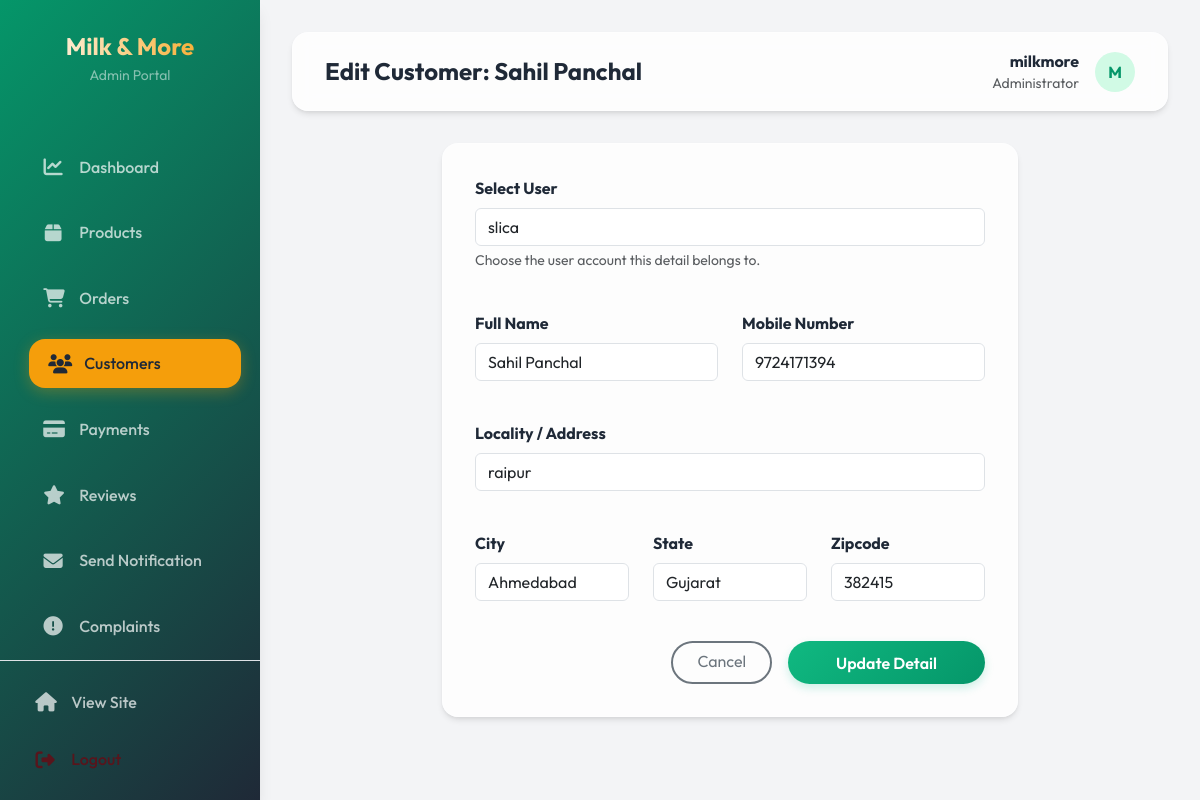
Page /admin-update-customer/33/ (signed in) on the committed database.
### app/models.py (models this page shows, shortened)
class Customer(models.Model):
    user = models.ForeignKey(User,on_delete=models.CASCADE)
    name = models.CharField(max_length=30)
    locality = models.CharField(max_length=300)
    city = models.CharField(max_length=50)
    mobile =models.IntegerField()
    zipcode = models.IntegerField()
    state = models.CharField(choices=STATE_CHOICES,max_length=50)

### app/views.py (the view)
# urls.py: path("admin-update-customer/<int:pk>/", admin_update_customer, name="admin-update-customer"),
@user_passes_test(is_admin)
def admin_update_customer(request, pk):
    customer = Customer.objects.get(pk=pk)
    if request.method == 'POST':
        form = AdminCustomerForm(request.POST, instance=customer)
        if form.is_valid():
            form.save()
            messages.success(request, "Customer detail updated successfully!")
            return redirect('admin-customers')
    else:
        form = AdminCustomerForm(instance=customer)
    return render(request, 'admin_panel/add_customer.html', locals())

### app/forms.py
class AdminCustomerForm(forms.ModelForm):
    class Meta:
        model = Customer
        fields = ['user', 'name', 'locality', 'mobile', 'city', 'state', 'zipcode']
        widgets = {
            'user': forms.Select(attrs={'class': 'form-control'}),
            'name': forms.TextInput(attrs={'class': 'form-control'}),
            'locality': forms.TextInput(attrs={'class': 'form-control'}),
            'city': forms.TextInput(attrs={'class': 'form-control'}),
            'mobile': forms.NumberInput(attrs={'class': 'form-control'}),
            'state': forms.Select(attrs={'class': 'form-control'}),
            'zipcode': forms.NumberInput(attrs={'class': 'form-control'}),
        }

### app/context_processors.py (called while the page is built, shortened)
def regional_restriction(request):
    is_delivery = hasattr(request.user, 'deliveryperson')
    return {
        'is_in_ahmedabad': True, # Default to True for guests/staff to avoid blocking
        'has_any_address': False,
        'show_restricted_overlay': False
    }

### app/views.py (called while the page is built)
def is_admin(user):
    return user.is_superuser or user.is_staff

### Dairy-webapp-main/app/templates/admin_panel/add_customer.html (shortened to what this page needs)
{% extends 'admin_panel/base.html' %}
{% load static %}
{% block page_title %}
{% if customer %}Edit Customer: {{ customer.name }}{% else %}Add Customer Detail{% endif %}
{% endblock %}
{% block content %}
<div class="row justify-content-center">
    <div class="col-lg-8">
        <div class="glass-card">
            <form method="POST" class="p-2">
                <div class="row g-4">
                    <div class="col-md-12 mb-3">
                        <label for="{{ form.user.id_for_label }}" class="form-label fw-bold">Select User</label>
                        {{ form.user }}
                        <div class="form-text">Choose the user account this detail belongs to.</div>
                    </div>
                    <div class="col-md-6 mb-3">
                        <label for="{{ form.name.id_for_label }}" class="form-label fw-bold">Full Name</label>
                        {{ form.name }}
                    </div>
                    <div class="col-md-6 mb-3">
                        <label for="{{ form.mobile.id_for_label }}" class="form-label fw-bold">Mobile Number</label>
                        {{ form.mobile }}
                    </div>
                    <div class="col-md-12 mb-3">
                        <label for="{{ form.locality.id_for_label }}" class="form-label fw-bold">Locality / Address</label>
                        {{ form.locality }}
                    </div>
                    <div class="col-md-4 mb-3">
                        <label for="{{ form.city.id_for_label }}" class="form-label fw-bold">City</label>
                        {{ form.city }}
                    </div>
                    <div class="col-md-4 mb-3">
                        <label for="{{ form.state.id_for_label }}" class="form-label fw-bold">State</label>
                        {{ form.state }}
                    </div>
                    <div class="col-md-4 mb-3">
                        <label for="{{ form.zipcode.id_for_label }}" class="form-label fw-bold">Zipcode</label>
                        {{ form.zipcode }}
                    </div>
                </div>
                <div class="d-flex justify-content-end gap-3 mt-4">
                    <a href="{% url 'admin-customers' %}" class="btn btn-outline-secondary border-2 px-4 rounded-pill">Cancel</a>
                    <button type="submit" class="btn btn-premium px-5 rounded-pill">
                        {% if customer %}Update Detail{% else %}Add Detail{% endif %}
                    </button>
                </div>
            </form>
        </div>
    </div>
</div>
{% endblock %}

### Dairy-webapp-main/app/templates/admin_panel/base.html (shortened to what this page needs)
{% load static %}
<!DOCTYPE html>
<html lang="en">
<head>
    <link rel="stylesheet" href="https://cdnjs.cloudflare.com/ajax/libs/font-awesome/6.4.0/css/all.min.css">
    <link href="https://cdn.jsdelivr.net/npm/bootstrap@5.3.0/dist/css/bootstrap.min.css" rel="stylesheet">
</head>
<body>
    <div class="sidebar">
        <div class="sidebar-header">
            <h3>Milk & More</h3>
            <p class="text-white-50 small mt-1">Admin Portal</p>
        </div>
        <div class="nav-links-wrapper">
            <ul class="nav-links" style="margin-top: 0;">
                <li class="nav-item">
                    <a href="{% url 'admin-dashboard' %}"
                        class="nav-link {% if request.resolver_match.url_name == 'admin-dashboard' %}active{% endif %}">
                        <i class="fa-solid fa-chart-line"></i> Dashboard
                    </a>
                </li>
                <li class="nav-item">
                    <a href="{% url 'admin-products' %}"
                        class="nav-link {% if 'product' in request.resolver_match.url_name %}active{% endif %}">
                        <i class="fa-solid fa-box"></i> Products
                    </a>
                </li>
                <li class="nav-item">
                    <a href="{% url 'admin-orders' %}"
                        class="nav-link {% if 'order' in request.resolver_match.url_name and 'delivery-person' not in request.resolver_match.url_name %}active{% endif %}">
                        <i class="fa-solid fa-cart-shopping"></i> Orders
                    </a>
                </li>
                <li class="nav-item">
                    <a href="{% url 'admin-customers' %}"
                        class="nav-link {% if 'customer' in request.resolver_match.url_name %}active{% endif %}">
                        <i class="fa-solid fa-users"></i> Customers
                    </a>
                </li>
                <li class="nav-item">
                    <a href="{% url 'admin-payments' %}"
                        class="nav-link {% if 'payment' in request.resolver_match.url_name %}active{% endif %}">
                        <i class="fa-solid fa-credit-card"></i> Payments
                    </a>
                </li>
                <li class="nav-item">
                    <a href="{% url 'admin-reviews' %}"
                        class="nav-link {% if 'review' in request.resolver_match.url_name %}active{% endif %}">
                        <i class="fa-solid fa-star"></i> Reviews
                    </a>
                </li>
                <li class="nav-item">
                    <a href="{% url 'admin-send-notification' %}"
                        class="nav-link {% if request.resolver_match.url_name == 'admin-send-notification' %}active{% endif %}">
                        <i class="fa-solid fa-envelope"></i> Send Notification
                    </a>
                </li>
                <li class="nav-item">
                    <a href="{% url 'admin-complaints' %}"
                        class="nav-link {% if 'complaint' in request.resolver_match.url_name %}active{% endif %}">
                        <i class="fa-solid fa-circle-exclamation"></i> Complaints
                    </a>
                </li>
                <li class="nav-item">
                </li>
            </ul>
        </div>
        <div class="sidebar-footer p-3 border-top border-white-25">
            <ul class="nav-links m-0">
                <li class="nav-item p-0">
                    <a href="{% url 'home' %}" class="nav-link">
                        <i class="fa-solid fa-house"></i> View Site
                    </a>
                </li>
                <li class="nav-item p-0 mt-2">
                    <a href="{% url 'logout' %}" class="nav-link text-danger-emphasis">
                        <i class="fa-solid fa-right-from-bracket"></i> Logout
                    </a>
                </li>
            </ul>
        </div>
    </div>
    <div class="main-content">
        <header class="top-header animate-fade-in">
            <div class="page-info">
                <h4 class="mb-0 fw-bold">{% block page_title %}Dashboard{% endblock %}</h4>
            </div>
            <div class="user-profile">
                <div class="text-end d-none d-md-block">
                    <p class="mb-0 fw-bold">{{ request.user.username }}</p>
                    <p class="mb-0 small text-muted">Administrator</p>
                </div>
                <div class="user-avatar text-uppercase">
                    {{ request.user.username|slice:":1" }}
                </div>
            </div>
        </header>
        <div class="animate-fade-in" style="animation-delay: 0.1s;">
            {% block content %}{% endblock %}
        </div>
    </div>
</body>
</html>

### Dairy-webapp-main/app/templates/admin_panel/base.html (style rules this page uses)
:root { --emerald: #10b981; --emerald-dark: #059669; --emerald-light: #d1fae5; --gold: #f59e0b; --gold-dark: #d97706; --dark: #1f2937; --light: #f9fafb; --white: #ffffff; --glass: rgba(255, 255, 255, 0.8); --shadow-sm: 0 1px 2px 0 rgba(0, 0, 0, 0.05); --shadow: 0 4px 6px -1px rgba(0, 0, 0, 0.1), 0 2px 4px -1px rgba(0, 0, 0, 0.06); --shadow-lg: 0 10px 15px -3px rgba(0, 0, 0, 0.1), 0 4px 6px -2px rgba(0, 0, 0, 0.05); --radius: 16px; }
body { font-family: 'Outfit', sans-serif; background-color: #f3f4f6; color: var(--dark); margin: 0; padding: 0; overflow-x: hidden; }
.sidebar { width: 260px; height: 100vh; position: fixed; left: 0; top: 0; background: linear-gradient(135deg, var(--emerald-dark), var(--dark)); color: white; transition: all 0.3s ease; z-index: 1000; box-shadow: var(--shadow-lg); display: flex; flex-direction: column; }
.sidebar-header { padding: 2rem 1.5rem; text-align: center; flex-shrink: 0; }
.nav-links-wrapper { flex-grow: 1; overflow-y: auto; padding-bottom: 2rem; }
.nav-links-wrapper { -ms-overflow-style: none; scrollbar-width: none; }
.sidebar-header h3 { font-weight: 700; font-size: 1.5rem; margin: 0; background: linear-gradient(to right, #fff, var(--gold)); -webkit-background-clip: text; background-clip: text; -webkit-text-fill-color: transparent; }
.nav-links { list-style: none; padding: 0; margin-top: 2rem; }
.nav-item { padding: 0.5rem 1.5rem; }
.nav-link { color: rgba(255, 255, 255, 0.7); text-decoration: none; display: flex; align-items: center; padding: 0.8rem 1.2rem; border-radius: var(--radius); transition: all 0.3s ease; font-weight: 500; }
.nav-link i { margin-right: 1rem; font-size: 1.2rem; width: 20px; text-align: center; }
.nav-link:hover, .nav-link.active { color: white; background: rgba(255, 255, 255, 0.1); transform: translateX(5px); }
.nav-link.active { background: var(--gold); color: var(--dark); box-shadow: 0 4px 15px rgba(245, 158, 11, 0.3); }
.main-content { margin-left: 260px; padding: 2rem; transition: all 0.3s ease; min-height: 100vh; }
.top-header { display: flex; justify-content: space-between; align-items: center; margin-bottom: 2rem; background: var(--glass); backdrop-filter: blur(10px); padding: 1rem 2rem; border-radius: var(--radius); box-shadow: var(--shadow); border: 1px solid rgba(255, 255, 255, 0.3); }
.user-profile { display: flex; align-items: center; gap: 1rem; }
.user-avatar { width: 40px; height: 40px; border-radius: 50%; background: var(--emerald-light); display: flex; align-items: center; justify-content: center; color: var(--emerald-dark); font-weight: 700; }
.glass-card { background: var(--glass); backdrop-filter: blur(10px); border-radius: var(--radius); padding: 1.5rem; border: 1px solid rgba(255, 255, 255, 0.3); box-shadow: var(--shadow); transition: all 0.3s ease; }
.btn-premium { background: linear-gradient(135deg, var(--emerald), var(--emerald-dark)); color: white; border: none; padding: 0.6rem 1.5rem; border-radius: var(--radius); font-weight: 600; transition: all 0.3s ease; box-shadow: 0 4px 10px rgba(16, 185, 129, 0.2); }
.animate-fade-in { animation: fadeIn 0.5s ease forwards; }

### rows in the picture
Customer: name "Sahil Panchal", user "slica", mobile "9724171394", locality "raipur", city "Ahmedabad", state "Gujarat", zipcode "382415"

### other values in the picture
{{ request.user.username }} "milkmore"
{{ request.user.username|slice:":1" }} "M"
